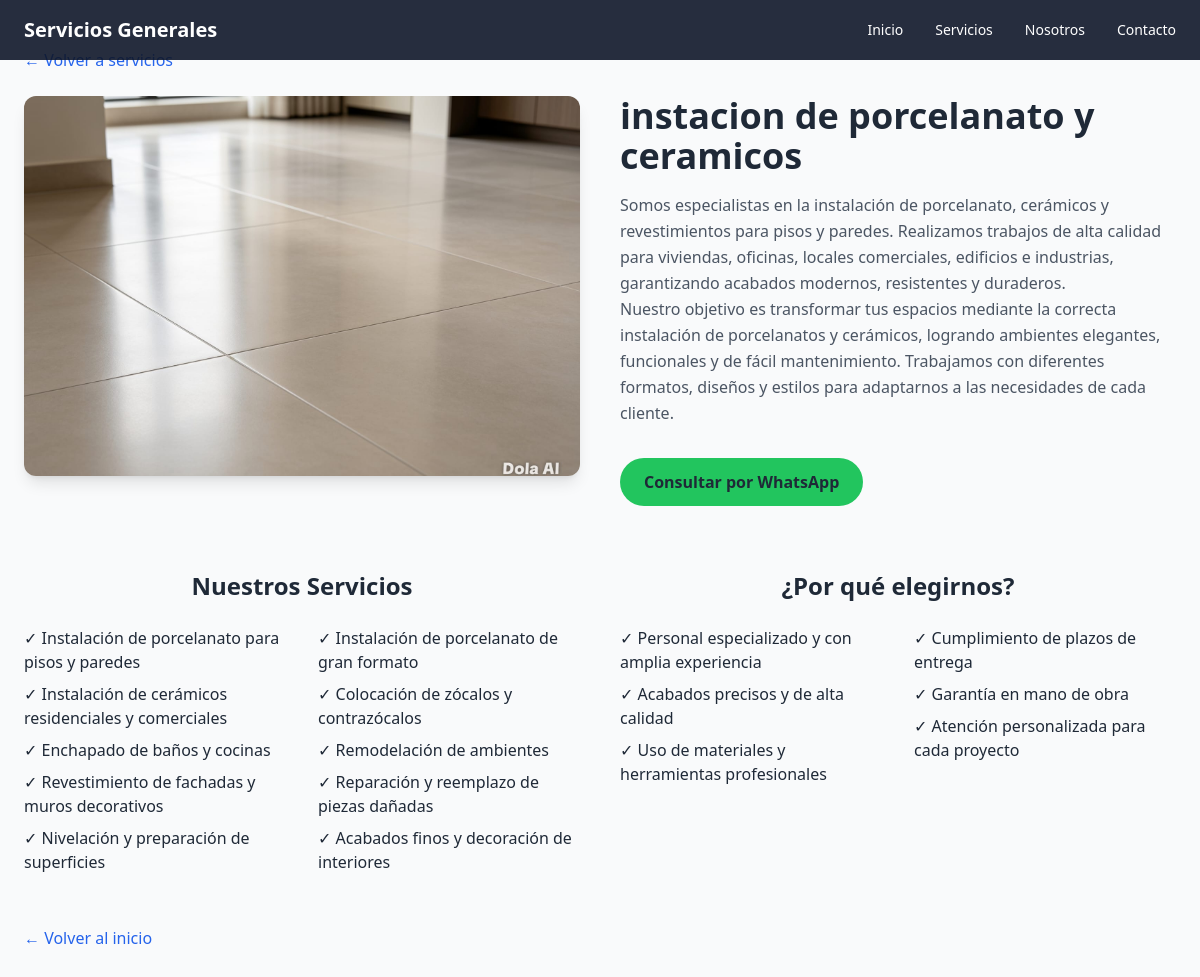
The page /servicio/5/ on the database its author committed.
### servicios/models.py (models this page shows, shortened)
class Servicio(models.Model):
    nombre = models.CharField(max_length=120)
    descripcion = models.TextField(blank=True)
    imagen = models.ImageField(upload_to='servicios/', blank=True, null=True)
    titulo_columna_izq = models.CharField(max_length=120, blank=True)
    texto_columna_izq = models.TextField(blank=True)
    titulo_columna_der = models.CharField(max_length=120, blank=True)
    texto_columna_der = models.TextField(blank=True)
    orden = models.PositiveIntegerField(default=1, help_text="1 = primero, 2 = segundo...")

### servicios/views.py (the view)
# urls.py: path('servicio/<int:pk>/', views.detalle_servicio, name='detalle_servicio'),
def detalle_servicio(request, pk):
    servicio = get_object_or_404(Servicio, pk=pk)
    return render(request, 'detalle_servicio.html', {'servicio': servicio})

### templates/detalle_servicio.html (shortened to what this page needs)
<!DOCTYPE html>
<html lang="es-PE">
<head>
    <script src="https://cdn.tailwindcss.com"></script>
</head>
<body class="font-sans text-gray-800 bg-gray-50">
    <nav class="bg-slate-900/90 text-white py-4 px-6 flex justify-between items-center fixed w-full top-0 z-30">
        <h1 class="text-xl font-bold">Servicios Generales</h1>
        <div class="flex gap-8 text-sm font-medium">
            <a href="/#inicio" class="hover:text-blue-400 transition">Inicio</a>
            <a href="/#servicios" class="hover:text-blue-400 transition">Servicios</a>
            <a href="/#nosotros" class="hover:text-blue-400 transition">Nosotros</a>
            <a href="/#contacto" class="hover:text-blue-400 transition">Contacto</a>
        </div>
    </nav>
    <main class="max-w-7x1 mx-auto py-12 px-4 md:px-6">
        <a href="/#servicios" class="text-blue-600 hover:underline mb-6 inline-block">← Volver a servicios</a>
        <div class="grid md:grid-cols-2 gap-10 items-start">
            {% if servicio.imagen %}
            <div class="rounded-xl overflow-hidden shadow-lg">
                <img src="{{ servicio.imagen.url }}" alt="{{ servicio.nombre }}" class="w-full h-[380px] object-cover object-center">
            </div>
            {% endif %}
            <div>
                <h1 class="text-4xl font-bold mb-4">{{ servicio.nombre }}</h1>
                {% if servicio.descripcion %}
                <div class="text-gray-600 leading-relaxed">{{ servicio.descripcion|linebreaks }}</div>
                {% else %}
                <p class="text-gray-500">Descripción pendiente.</p>
                {% endif %}
                <a href="https://wa.me/51930272839?text=Hola,%20necesito%20información%20sobre:%20{{ servicio.nombre|urlencode }}" target="_blank" class="inline-flex items-center gap-2 bg-green-500 hover:bg-green-600 px-6 py-3 rounded-full font-semibold mt-8">Consultar por WhatsApp</a>
            </div>
        </div>
<div class="grid md:grid-cols-2 gap-x-10 gap-y-6 mt-16">
    <div>
        {% if servicio.titulo_columna_izq %}
            <h3 class="text-2xl font-bold mb-6 text-center">{{ servicio.titulo_columna_izq }}</h3>
        {% endif %}
        {% if servicio.texto_columna_izq %}
            <ul class="columns-1 md:columns-2 lg:columns-2 gap-8 space-y-2 pl-0 list-none">
                {% for linea in servicio.texto_columna_izq.splitlines %}
                    {% if linea %}
                        <li class="break-inside-avoid">✓ {{ linea }}</li>
                    {% endif %}
                {% endfor %}
            </ul>
        {% endif %}
    </div>
    <div>
        {% if servicio.titulo_columna_der %}
            <h3 class="text-2xl font-bold mb-6 text-center">{{ servicio.titulo_columna_der }}</h3>
        {% endif %}
        {% if servicio.texto_columna_der %}
            <ul class="columns-1 md:columns-2 lg:columns-2 gap-8 space-y-2 pl-0 list-none">
                {% for linea in servicio.texto_columna_der.splitlines %}
                    {% if linea %}
                        <li class="break-inside-avoid">✓ {{ linea }}</li>
                    {% endif %}
                {% endfor %}
            </ul>
        {% endif %}
    </div>
</div>
        <div class="mt-12">
            <a href="/#inicio" class="text-blue-600 hover:underline">← Volver al inicio</a>
        </div>
    </main>
</body>
</html>

### templates/detalle_servicio.html (style rules this page uses)
html { scroll-behavior: smooth; }

### rows shown on the page
Servicio: imagen (picture), nombre "instacion de porcelanato y ceramicos", descripcion "Somos especialistas en la instalación de porcelanato, cerámicos y revestimientos para pisos y paredes. Realizamos trabajos de alta calidad para viviendas, oficinas, locales comerciales, edificios e industrias, garantizando acabados modernos, resistentes y duraderos. Nuestro objetivo es transformar tus espacios mediante la correcta instalación de porcelanatos y cerámicos, logrando ambientes elegantes, funcionales y de fácil mantenimiento. Trabajamos con diferentes formatos, diseños y estilos para adaptarnos a las necesidades de cada cliente.", titulo_columna_izq "Nuestros Servicios", titulo_columna_der "¿Por qué elegirnos?"

### other values the page prints
{{ linea }} "Instalación de porcelanato para pisos y paredes" "Instalación de cerámicos residenciales y comerciales" "Enchapado de baños y cocinas" "Revestimiento de fachadas y muros decorativos" "Nivelación y preparación de superficies" "Instalación de porcelanato de gran formato" "Colocación de zócalos y contrazócalos" "Remodelación de ambientes" "Reparación y reemplazo de piezas dañadas" "Acabados finos y decoración de interiores"
{{ linea }} "Personal especializado y con amplia experiencia" "Acabados precisos y de alta calidad" "Uso de materiales y herramientas profesionales" "Cumplimiento de plazos de entrega" "Garantía en mano de obra" "Atención personalizada para cada proyecto"
